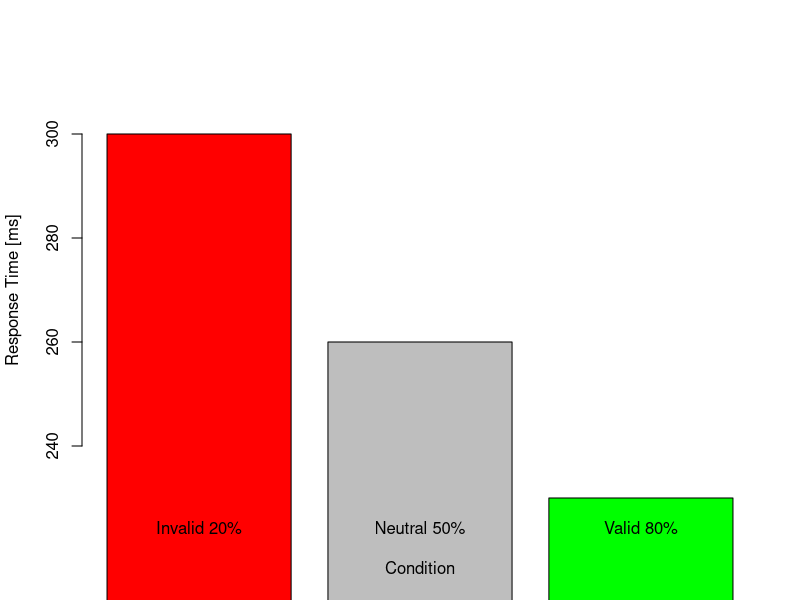

This figure's R source:
## ---- chunk 1
# Data
conditions <- c("Invalid 20%", "Neutral 50%", "Valid 80%")
response_times <- c(300, 260, 230)

# Base R barplot
barplot(
  height = response_times,
  names.arg = conditions,
  col = c("red", "gray", "green"),
  ylim = c(230, 310),
  xlab = "Condition",
  ylab = "Response Time [ms]"
)

